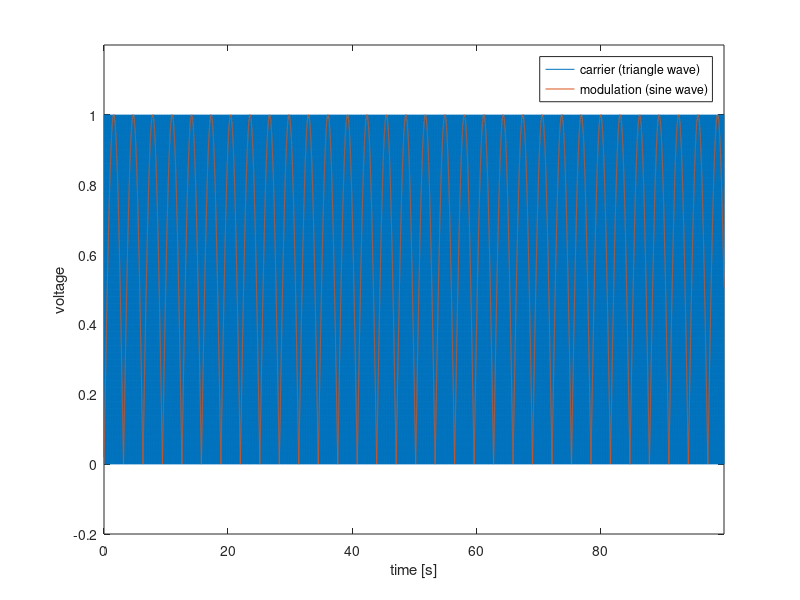
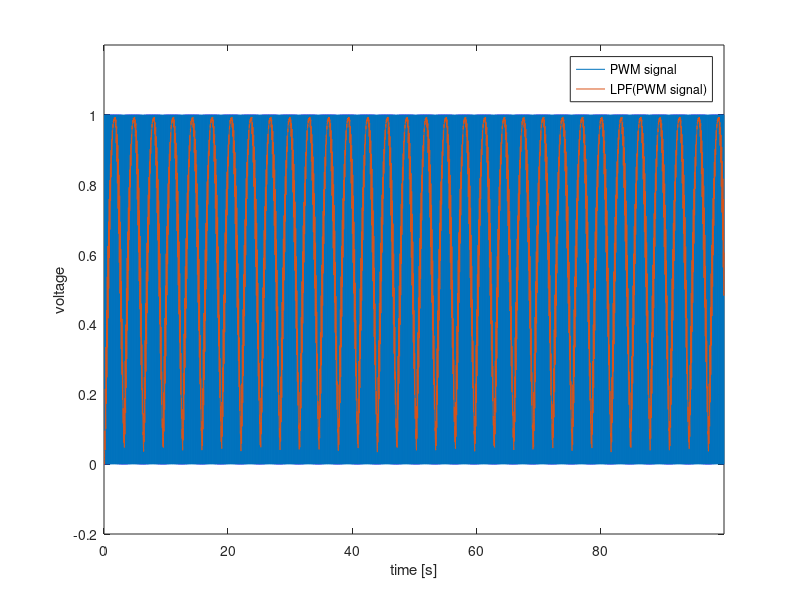
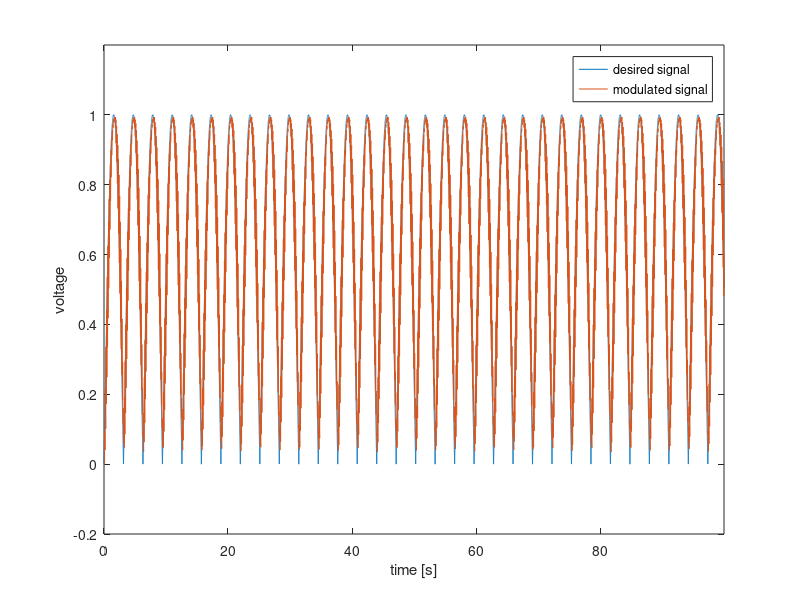

Recreate these plots in MATLAB, in order.
close all;

dt = 0.001;
ITERATION_TIMES = 100000;

%triangle carrier wave
carrier = zeros(1, ITERATION_TIMES);
carrier_freq = 10;
carrier_cnt = 0;
amplitude = 1;
carrier_inc = amplitude / (1/dt) * 2 * carrier_freq;
sign = 1;

%time sequence
time_arr = zeros(1, ITERATION_TIMES);

%modulation wave
sin_wave = zeros(1, ITERATION_TIMES);

%pwm wave
pwm = zeros(1, ITERATION_TIMES);

%lpf of pwm
lpf_pwm = zeros(1, ITERATION_TIMES);

for i = 1: ITERATION_TIMES
    t = (i - 1) * dt;
    
    %modulation wave = abs(sin(t))
    sin_wave(i) = abs(sin(t));
    
    if(abs(carrier_cnt - amplitude) < 1e-7) %carrier == amplitude
        sign = -1;
    elseif (abs(carrier_cnt) < 1e-7) %carrier == 0
        sign = 1;
    end
    
    %carrier wave = triangle wave
    carrier_cnt = carrier_cnt + (sign * carrier_inc);
    carrier(i) = carrier_cnt;
    
    %SPWM
    if(carrier_cnt >= sin_wave(i))
        pwm(i) = 0;
    else
        pwm(i) = 1;
    end
    
    %low pass filtering the PWM signal
    alpha = 0.01; %percentage of using new sampling
    if(i > 1)
        lpf_pwm(i) = (lpf_pwm(i - 1) * (1 - alpha)) + (pwm(i) * alpha);
    end
    
    time_arr(i) = t;
end

figure();
plot(time_arr(:), carrier(:), time_arr(:), sin_wave(:));
xlim([0 time_arr(end)]);
ylim([-0.2 1.2]);
xlabel('time [s]');
ylabel('voltage');
legend('carrier (triangle wave)', 'modulation (sine wave)')

figure();
plot(time_arr(:), pwm(:), time_arr(:), lpf_pwm(:));
xlim([0 time_arr(end)]);
ylim([-0.2 1.2]);
xlabel('time [s]');
ylabel('voltage');
legend('PWM signal', 'LPF(PWM signal)')

figure();
plot(time_arr(:), sin_wave(:), time_arr(:), lpf_pwm(:));
xlim([0 time_arr(end)]);
ylim([-0.2 1.2]);
xlabel('time [s]');
ylabel('voltage');
legend('desired signal', 'modulated signal')

